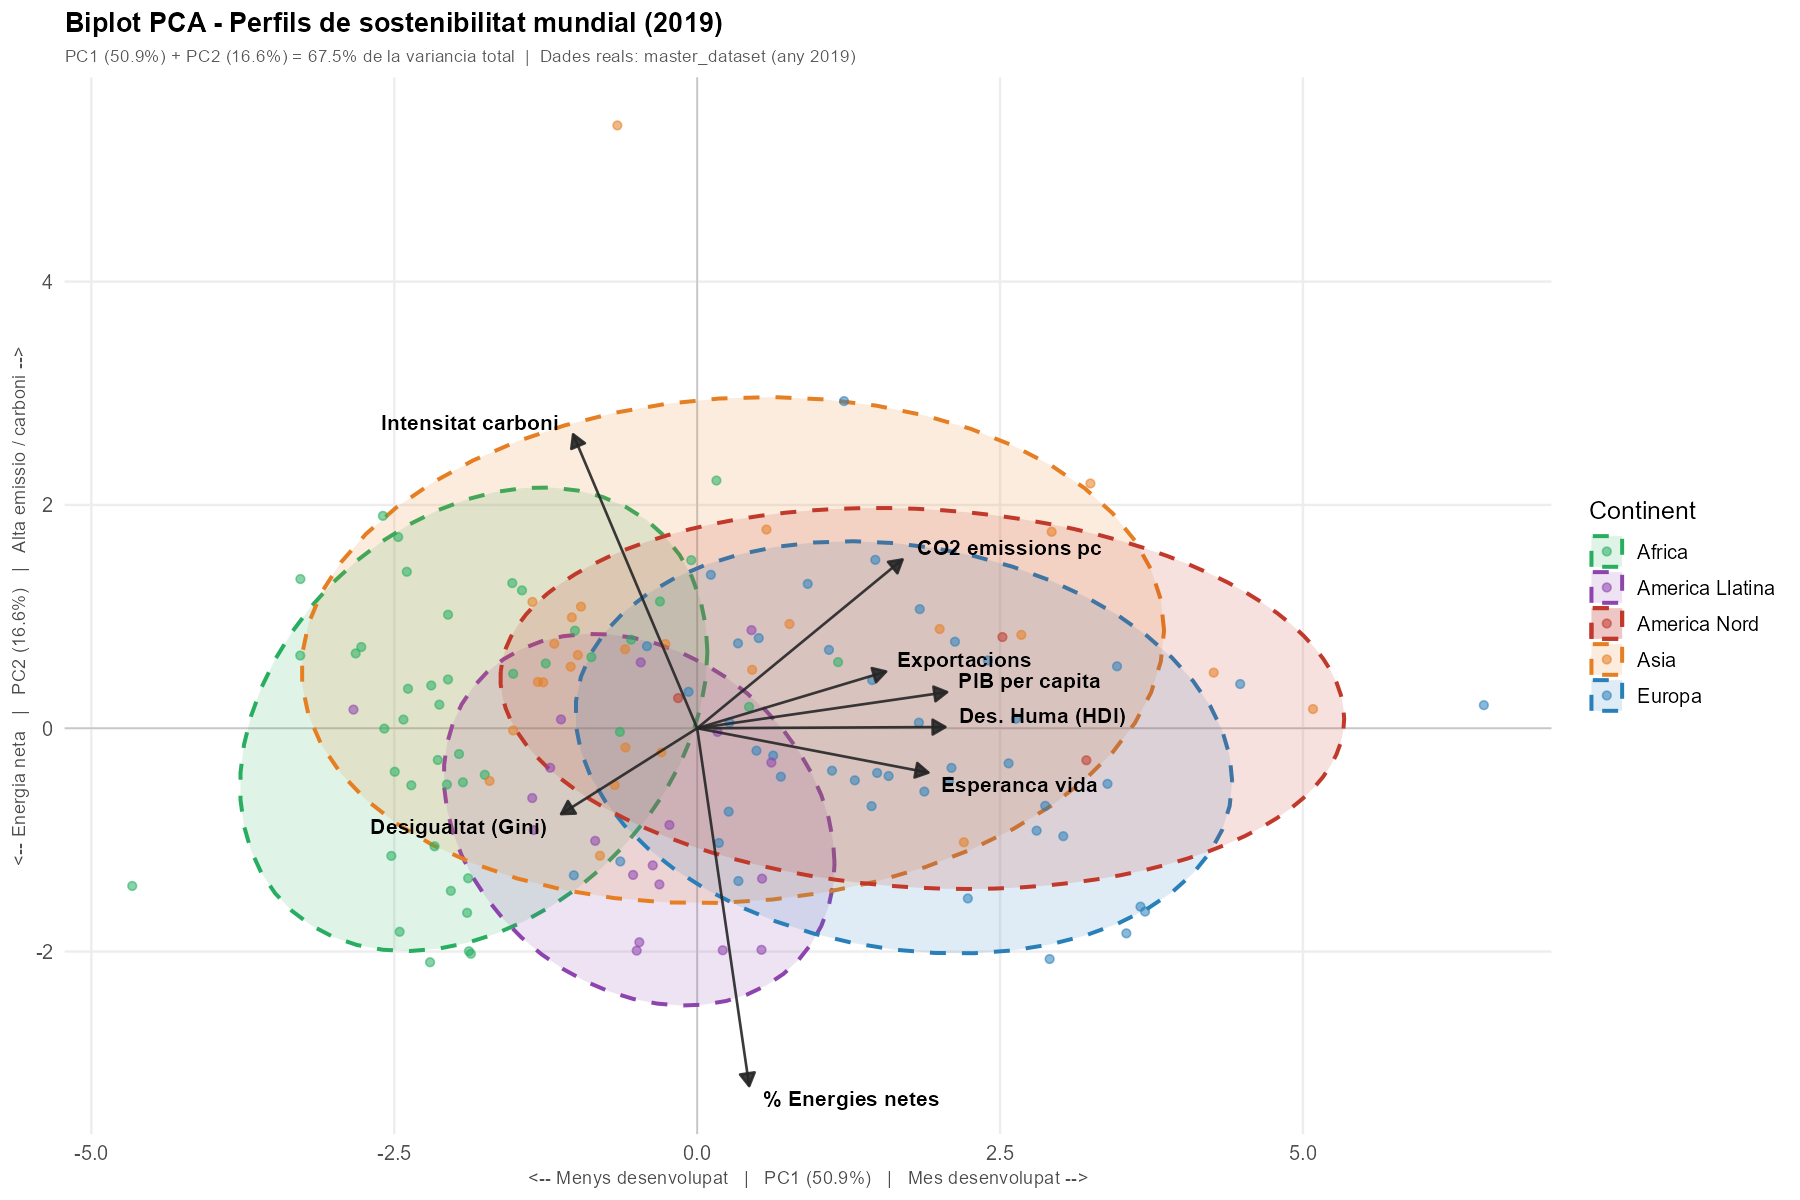

Recreate this plot in R.
library(tidyverse)
library(ggrepel)
library(countrycode)

# ============================================================
# Carrega dades reals del master_dataset
# ============================================================
df <- read_csv("master_dataset.csv", show_col_types = FALSE)

vars <- c("gdp_pc","hdi","gini","life_exp",
          "co2_prod_pc",
          "pct_lowcarbon","carbon_intensity","exports_share_gdp")

# Etiquetes llegibles
etiq <- c(
  "gdp_pc"            = "PIB per capita",
  "hdi"               = "Des. Huma (HDI)",
  "gini"              = "Desigualtat (Gini)",
  "life_exp"          = "Esperanca vida",
  "co2_prod_pc"       = "CO2 emissions pc",
  "pct_lowcarbon"     = "% Energies netes",
  "carbon_intensity"  = "Intensitat carboni",
  "exports_share_gdp" = "Exportacions"
)

# --- Per al Gini, agafem ultim valor disponible per pais (2010-2019) ---
gini_recent <- df |>
  filter(Year >= 2010, Year <= 2019, !is.na(gini), !is.na(Code)) |>
  group_by(Code) |>
  slice_max(Year, n = 1, with_ties = FALSE) |>
  ungroup() |>
  select(Code, gini_imp = gini)

# --- Filtrem any 2019 i seleccionem variables completes ---
vars_strict <- setdiff(vars, "gini")  # Gini el tractem a part
df2019 <- df |>
  filter(Year == 2019, !is.na(Code)) |>
  drop_na(all_of(vars_strict), Code) |>
  left_join(gini_recent, by = "Code") |>
  mutate(gini = coalesce(gini, gini_imp)) |>
  select(-gini_imp)

# --- Mapeig Code -> continent (6 regions custom) ---
df2019$region_raw <- countrycode(df2019$Code, "iso3c", "region",
                                  warn = FALSE)
df2019 <- df2019 |> filter(!is.na(region_raw))

map_region <- function(r, code) {
  if (r %in% c("Sub-Saharan Africa")) return("Africa")
  if (r %in% c("Northern Africa","Middle East & North Africa","Western Asia")) return("Orient Mitja")
  if (r %in% c("Europe & Central Asia") || code %in% c("RUS","UKR","BLR","MDA","TUR")) return("Europa")
  if (r == "North America" || code %in% c("USA","CAN")) return("America Nord")
  if (r %in% c("Latin America & Caribbean")) return("America Llatina")
  return("Asia")
}
df2019$continent <- mapply(map_region, df2019$region_raw, df2019$Code)

# Reclassificacio fina (paisos especifics)
df2019$continent[df2019$Code %in% c("EGY","LBY","DZA","TUN","MAR","SDN")] <- "Africa"
df2019$continent[df2019$Code %in% c("SAU","ARE","QAT","KWT","OMN","BHR","IRN","IRQ","ISR","JOR","LBN","SYR","YEM","TUR")] <- "Orient Mitja"
df2019$continent[df2019$Code %in% c("USA","CAN","MEX")] <- "America Nord"

# --- Treiem Orient Mitja per claredat ---
df2019 <- df2019 |> filter(continent != "Orient Mitja")

# --- Imputacio Gini: mediana del continent per als que encara no en tenen ---
df2019 <- df2019 |>
  group_by(continent) |>
  mutate(gini = ifelse(is.na(gini), median(gini, na.rm = TRUE), gini)) |>
  ungroup()
# Si algun continent no te cap Gini, omplim amb mediana global
df2019$gini[is.na(df2019$gini)] <- median(df2019$gini, na.rm = TRUE)

cat("Paisos amb dades completes:", nrow(df2019), "\n")
print(table(df2019$continent))

# --- PCA ---
mat <- scale(df2019[, vars])
pca <- prcomp(mat, center = FALSE, scale. = FALSE)
var_exp <- round(summary(pca)$importance[2, 1:4] * 100, 1)
cat("PC1 =", var_exp[1], "%, PC2 =", var_exp[2], "%, total =", var_exp[1]+var_exp[2], "%\n")

# --- Scores i loadings ---
score_scale  <- 1.0
scale_factor <- 4.5
scores <- as.data.frame(pca$x[, 1:2] * score_scale)
names(scores) <- c("PC1","PC2")
scores$continent <- df2019$continent
scores$Entity    <- df2019$Entity

loadings <- as.data.frame(pca$rotation[, 1:2] * scale_factor)
names(loadings) <- c("PC1","PC2")
loadings$variable <- rownames(pca$rotation)
loadings$label    <- etiq[loadings$variable]

# --- Correccio de signe ---
if (mean(scores$PC1[scores$continent == "Europa"], na.rm = TRUE) < 0) {
  scores$PC1   <- -scores$PC1
  loadings$PC1 <- -loadings$PC1
}
if (mean(scores$PC2[scores$continent == "America Llatina"], na.rm = TRUE) > 0) {
  scores$PC2   <- -scores$PC2
  loadings$PC2 <- -loadings$PC2
}

# --- Detectar i separar fletxes superposades (jitter angular nomes visual) ---
# Les fletxes molt correlacionades (PIB, HDI, Esperança vida, % Energies netes)
# apunten quasi al mateix angle. Aplico un petit ventall (+/- pocs graus)
# sobre la posicio de la fletxa per fer-les visualment distingibles.
# IMPORTANT: aixo nomes afecta la presentacio del biplot, no el PCA real.
rotate_xy <- function(x, y, deg) {
  th <- deg * pi / 180
  list(x = x * cos(th) - y * sin(th),
       y = x * sin(th) + y * cos(th))
}
angle_offset <- c(
  "gdp_pc"           = 11,
  "hdi"              =  0,
  "life_exp"         = -10,
  "pct_lowcarbon"    =  5,
  "co2_prod_pc"      =  0,
  "carbon_intensity" =  0,
  "exports_share_gdp"= 18,
  "gini"             =  0
)
for (v in names(angle_offset)) {
  i <- which(loadings$variable == v)
  if (length(i) == 1 && angle_offset[v] != 0) {
    r <- rotate_xy(loadings$PC1[i], loadings$PC2[i], angle_offset[v])
    loadings$PC1[i] <- r$x
    loadings$PC2[i] <- r$y
  }
}

# --- Colors ---
colors_cont <- c(
  "Africa"          = "#27AE60",
  "Europa"          = "#2980B9",
  "Asia"            = "#E67E22",
  "America Nord"    = "#C0392B",
  "America Llatina" = "#8E44AD"
)
scores <- scores |> filter(continent %in% names(colors_cont))

# --- Centroides ---
centroids <- aggregate(cbind(PC1, PC2) ~ continent, data = scores, FUN = mean)

# --- El.lipse manual per America Nord (nomes 3 paisos: USA, CAN, MEX,
# stat_ellipse no la dibuixa amb < 4 punts). Mateixa parametrizacio que
# stat_ellipse type="norm" (chi-quadrat 2 g.l. al nivell 0.80).
ellipse_norm <- function(pts, level = 0.80, n = 100, reg = 0) {
  mu <- colMeans(pts)
  S  <- cov(pts)
  if (reg > 0) S <- S + diag(reg, 2)   # regularitzacio: evita el.lipse degenerada
  if (any(!is.finite(S)) || det(S) <= 0) return(NULL)
  rad <- sqrt(qchisq(level, df = 2))
  th  <- seq(0, 2 * pi, length.out = n)
  circ <- cbind(cos(th), sin(th)) * rad
  ev  <- eigen(S)
  A   <- ev$vectors %*% diag(sqrt(ev$values))
  ell <- t(A %*% t(circ)) + matrix(mu, n, 2, byrow = TRUE)
  data.frame(PC1 = ell[,1], PC2 = ell[,2])
}
amn_ell <- NULL
amn_pts <- scores[scores$continent == "America Nord", c("PC1","PC2")]
if (nrow(amn_pts) >= 2) {
  # Amb nomes 3 paisos (USA, CAN, MEX) la cov surt aplanada;
  # apliquem regularitzacio per obtenir una el.lipse de mida raonable
  # centrada al centroide real (no es desplaca, nomes es regularitza la forma).
  amn_ell <- ellipse_norm(as.matrix(amn_pts), level = 0.80, reg = 0.6)
  if (!is.null(amn_ell)) amn_ell$continent <- "America Nord"
}

# --- Plot ---
p <- ggplot() +
  geom_hline(yintercept = 0, color = "grey78", linewidth = 0.4) +
  geom_vline(xintercept = 0, color = "grey78", linewidth = 0.4) +
  # El.lipses de confianca per continent (forma natural de les dades)
  stat_ellipse(
    data = scores,
    aes(x = PC1, y = PC2, fill = continent, color = continent),
    type = "norm", level = 0.80,
    geom = "polygon", alpha = 0.15, linewidth = 0.9, linetype = "dashed"
  ) +
  { if (!is.null(amn_ell)) geom_polygon(
      data = amn_ell,
      aes(x = PC1, y = PC2, fill = continent, color = continent),
      alpha = 0.15, linewidth = 0.9, linetype = "dashed"
    ) } +
  geom_point(
    data = scores,
    aes(x = PC1, y = PC2, color = continent),
    alpha = 0.55, size = 1.6
  ) +
  geom_segment(
    data = loadings,
    aes(x = 0, y = 0, xend = PC1, yend = PC2),
    arrow = arrow(length = unit(0.25, "cm"), type = "closed"),
    color = "grey15", linewidth = 0.6, alpha = 0.9
  ) +
  geom_text(
    data          = loadings,
    aes(x = PC1, y = PC2, label = label,
        hjust = ifelse(PC1 >= 0, -0.08, 1.08),
        vjust = ifelse(PC2 >= 0, -0.3, 1.3)),
    color         = "black",
    size          = 3.6,
    fontface      = "bold"
  ) +
  scale_color_manual(values = colors_cont, name = "Continent") +
  scale_fill_manual(values  = colors_cont, name = "Continent") +
  labs(
    title    = "Biplot PCA - Perfils de sostenibilitat mundial (2019)",
    subtitle = paste0("PC1 (", var_exp[1], "%) + PC2 (", var_exp[2], "%) = ",
                      var_exp[1] + var_exp[2], "% de la variancia total  |  ",
                      "Dades reals: master_dataset (any 2019)"),
    x = paste0("<-- Menys desenvolupat   |   PC1 (", var_exp[1], "%)   |   Mes desenvolupat -->"),
    y = paste0("<-- Energia neta   |   PC2 (", var_exp[2], "%)   |   Alta emissio / carboni -->")
  ) +
  theme_minimal(base_size = 12) +
  theme(
    legend.position  = "right",
    plot.title       = element_text(face = "bold", size = 13),
    plot.subtitle    = element_text(color = "grey35", size = 8.5),
    axis.title       = element_text(size = 9, color = "grey30"),
    panel.grid.major = element_line(color = "grey93"),
    panel.grid.minor = element_blank()
  )

ggsave("grafics/pca_biplot.png", plot = p, width = 12, height = 8, dpi = 150)
cat("Grafic guardat a grafics/pca_biplot.png\n")
